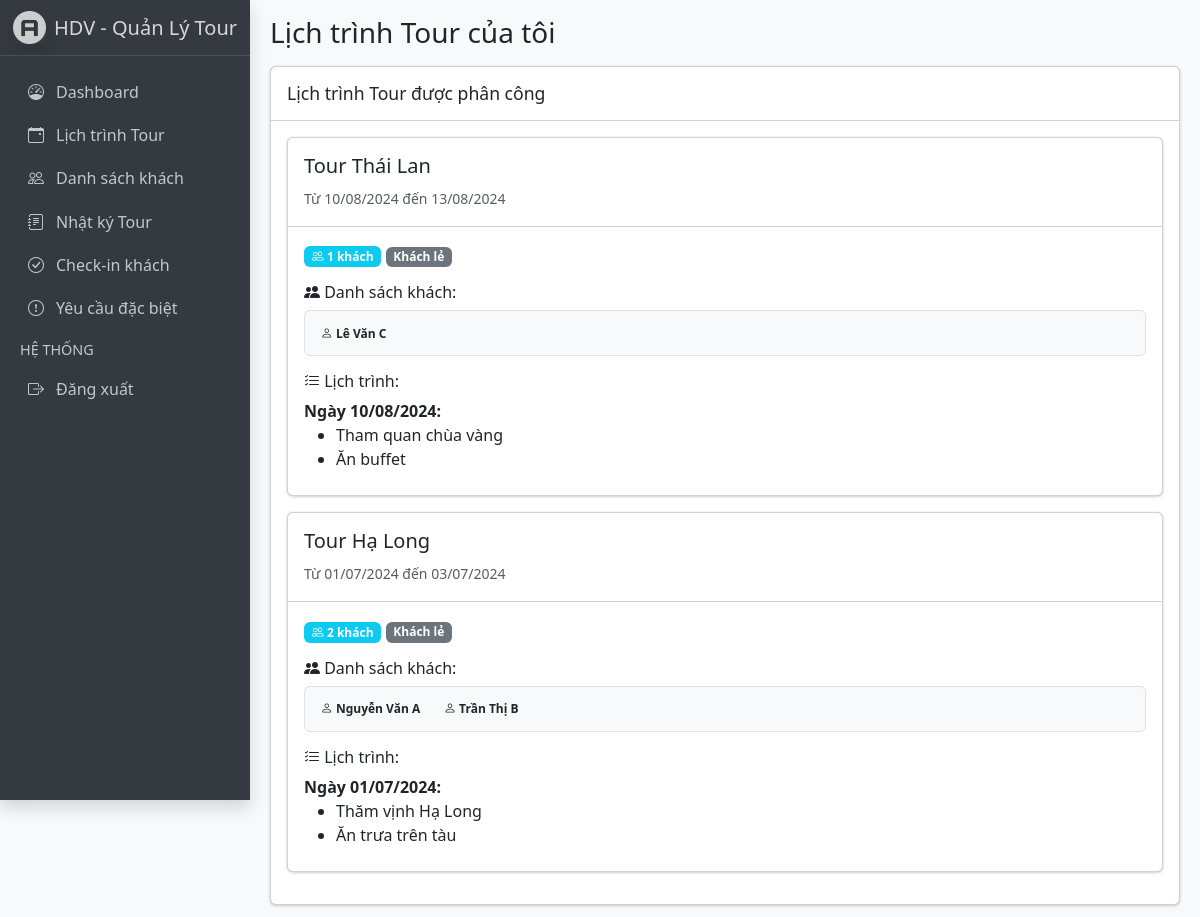
/guide/schedule (signed in), run on the app's committed database.
### tables this page shows
CREATE TABLE `bookings` (
  `id` bigint(20) NOT NULL,
  `tour_id` bigint(20) DEFAULT NULL,
  `customer_name` varchar(100) DEFAULT NULL,
  `customer_phone` varchar(20) DEFAULT NULL,
  `customer_email` varchar(100) DEFAULT NULL,
  `booking_type` enum('Khách lẻ','Đoàn') DEFAULT NULL,
  `num_people` int(11) DEFAULT NULL,
  `created_by` bigint(20) DEFAULT NULL,
  `assigned_guide_id` bigint(20) DEFAULT NULL,
  `status` bigint(20) DEFAULT NULL,
  `start_date` date DEFAULT NULL,
  `end_date` date DEFAULT NULL,
  `special_requirements` text DEFAULT NULL,
  `schedule_detail` longtext DEFAULT NULL CHECK (json_valid(`schedule_detail`)),
  `service_detail` longtext DEFAULT NULL CHECK (json_valid(`service_detail`)),
  `diary` longtext DEFAULT NULL CHECK (json_valid(`diary`)),
  `lists_file` longtext DEFAULT NULL CHECK (json_valid(`lists_file`)),
  `notes` text DEFAULT NULL,
  `created_at` timestamp NOT NULL DEFAULT current_timestamp(),
  `updated_at` timestamp NOT NULL DEFAULT current_timestamp() ON UPDATE current_timestamp()
);

CREATE TABLE `tours` (
  `id` bigint(20) NOT NULL,
  `name` varchar(255) NOT NULL,
  `description` text DEFAULT NULL,
  `category_id` bigint(20) DEFAULT NULL,
  `schedule` longtext DEFAULT NULL CHECK (json_valid(`schedule`)),
  `images` longtext DEFAULT NULL CHECK (json_valid(`images`)),
  `prices` longtext DEFAULT NULL CHECK (json_valid(`prices`)),
  `policies` longtext DEFAULT NULL CHECK (json_valid(`policies`)),
  `suppliers` longtext DEFAULT NULL CHECK (json_valid(`suppliers`)),
  `price` decimal(15,2) DEFAULT NULL,
  `status` tinyint(4) NOT NULL,
  `created_at` timestamp NOT NULL DEFAULT current_timestamp(),
  `updated_at` timestamp NOT NULL DEFAULT current_timestamp() ON UPDATE current_timestamp()
);

### src/helpers/helpers.php (called while the page is built, shortened)
<?php
function view_path(string $view): string
{
    $normalized = str_replace('.', DIRECTORY_SEPARATOR, $view);
    return BASE_PATH . DIRECTORY_SEPARATOR . 'views' . DIRECTORY_SEPARATOR . $normalized . '.php';
}
function view(string $view, array $data = []): void
{
    $file = view_path($view);
    extract($data, EXTR_OVERWRITE);
    include $file;
}

### src/controllers/GuideController.php (called while the page is built, shortened)
<?php
class GuideController
{
    public function schedule()
    {
        $db = getDB();
        $guideId = $_SESSION['user_id'];
        $stmt = $db->prepare("
            SELECT b.*, t.name as tour_name, t.schedule,
                   GROUP_CONCAT(c.name SEPARATOR ', ') as customer_names,
                   COUNT(c.id) as total_customers
            FROM bookings b
            JOIN tours t ON b.tour_id = t.id
            LEFT JOIN customers c ON c.booking_id = b.id
            WHERE b.assigned_guide_id = ?
            GROUP BY b.id, b.tour_id, b.customer_name, b.customer_phone, b.customer_email,
                     b.booking_type, b.num_people, b.created_by, b.assigned_guide_id,
                     b.status, b.start_date, b.end_date, b.special_requirements,
                     b.schedule_detail, b.service_detail, b.diary, b.lists_file,
                     b.notes, b.created_at, b.updated_at, t.name, t.schedule
            ORDER BY b.start_date DESC
        ");
        $stmt->execute([$guideId]);
        $stmt->execute([$guideId]);
        $assignments = $stmt->fetchAll(PDO::FETCH_ASSOC);
        view('guide.schedule', [
            'title' => 'Lịch trình Tour',
            'pageTitle' => 'Lịch trình Tour của tôi',
            'assignments' => $assignments
        ]);
    }
}

### index.php (called while the page is built, shortened)
<?php
require_once __DIR__ . '/src/helpers/helpers.php';
require_once __DIR__ . '/src/controllers/GuideController.php';
$homeController = new HomeController();
$authController = new AuthController();
$categoryController = new CategoryController();
$adminController = new AdminController();
$guideController = new GuideController();
$act = $_GET['act'] ?? '/';
match ($act) {
    '/', 'welcome' => $homeController->welcome(),
    'home' => $homeController->home(),
    'login' => $authController->login(),
    'check-login' => $authController->checkLogin(),
    'logout' => $authController->logout(),
    'categories' => $categoryController->index(),
    'admin/dashboard' => $homeController->home(),
    'admin/tours' => $adminController->tours(),
    'admin/tours/add' => $adminController->addTour(),
    'admin/tours/edit' => $adminController->editTour(),
    'admin/tours/view' => $adminController->viewTour(),
    'admin/bookings' => $adminController->bookings(),
    'admin/bookings/add' => $adminController->addBooking(),
    'admin/bookings/customers' => $adminController->bookingCustomers(),
    'admin/customers' => $adminController->customers(),
    'admin/customers/add' => $adminController->addCustomer(),
    'admin/guides' => $adminController->guides(),
    'admin/reports' => $adminController->reports(),
    'admin/schedules' => $adminController->schedules(),
    'admin/schedules/add' => $adminController->addSchedule(),
    'admin/schedules/edit' => $adminController->editSchedule(),
    'admin/rooms' => $adminController->rooms(),
    'admin/expenses' => $adminController->expenses(),
    'admin/revenue' => $adminController->revenue(),
    'admin/customers/checkin' => $adminController->customerCheckIn(),
    'admin/customers/assign-room' => $adminController->assignRoom(),
    'admin/print-guest-list' => $adminController->printGuestList(),
    'guide/dashboard' => $guideController->dashboard(),
    'guide/schedule' => $guideController->schedule(),
    'guide/customers' => $guideController->customers(),
    'guide/diary' => $guideController->diary(),
    'guide/checkin' => $guideController->checkin(),
    'guide/requirements' => $guideController->requirements(),
    'guide/update-requirement' => $guideController->updateRequirement(),
    'guide/save-diary' => $guideController->saveDiary(),
    default => $homeController->notFound(),
};

### views/guide/schedule.php (the view, shortened to what this page needs)
<div class="card">
  <div class="card-header">
    <h3 class="card-title">Lịch trình Tour được phân công</h3>
  </div>
  <div class="card-body">
    <?php if (empty($assignments)): ?>
      <p class="text-muted">Chưa có tour được phân công</p>
    <?php else: ?>
      <?php foreach ($assignments as $assignment): ?>
        <div class="card mb-3">
          <div class="card-header">
            <h5><?= htmlspecialchars($assignment['tour_name']) ?></h5>
            <small class="text-muted">
              Từ <?= date('d/m/Y', strtotime($assignment['start_date'])) ?>
              đến <?= date('d/m/Y', strtotime($assignment['end_date'])) ?>
            </small>
          </div>
          <div class="card-body">
            <div class="mb-3">
              <span class="badge bg-info">
                <i class="bi bi-people"></i> <?= $assignment['total_customers'] ?? $assignment['num_people'] ?? 0 ?> khách
              </span>
              <span class="badge bg-secondary">
                <?= $assignment['booking_type'] ?? 'Khách lẻ' ?>
              </span>
            </div>
            <?php if ($assignment['customer_names']): ?>
              <div class="mb-3">
                <h6><i class="bi bi-people-fill"></i> Danh sách khách:</h6>
                <div class="border rounded p-2 bg-light">
                  <?php foreach (explode(', ', $assignment['customer_names']) as $name): ?>
                    <span class="badge bg-light text-dark me-1 mb-1">
                      <i class="bi bi-person"></i> <?= htmlspecialchars($name) ?>
                    </span>
                  <?php endforeach; ?>
                </div>
              </div>
            <?php endif; ?>
            <?php if ($assignment['schedule']): ?>
              <?php $schedule = json_decode($assignment['schedule'], true); ?>
              <?php if (isset($schedule['days'])): ?>
                <h6><i class="bi bi-list-check"></i> Lịch trình:</h6>
                <?php foreach ($schedule['days'] as $day): ?>
                  <div class="mb-2">
                    <strong>Ngày <?= date('d/m/Y', strtotime($day['date'])) ?>:</strong>
                    <ul class="mb-0">
                      <?php foreach ($day['activities'] as $activity): ?>
                        <li><?= htmlspecialchars($activity) ?></li>
                      <?php endforeach; ?>
                    </ul>
                  </div>
                <?php endforeach; ?>
              <?php endif; ?>
            <?php endif; ?>
          </div>
        </div>
      <?php endforeach; ?>
    <?php endif; ?>
  </div>
</div>

### data on the page
bookings: tour.name "Tour Thái Lan", start_date "10/08/2024", end_date "13/08/2024", total_customers "1", booking_type "Khách lẻ", name "Lê Văn C", date "10/08/2024", activity "Tham quan chùa vàng", activity "Ăn buffet"
bookings: tour.name "Tour Hạ Long", start_date "01/07/2024", end_date "03/07/2024", total_customers "2", booking_type "Khách lẻ", name "Nguyễn Văn A", name "Trần Thị B", date "01/07/2024", activity "Thăm vịnh Hạ Long", activity "Ăn trưa trên tàu"

### other printed values
$pageTitle "Lịch trình Tour của tôi"
